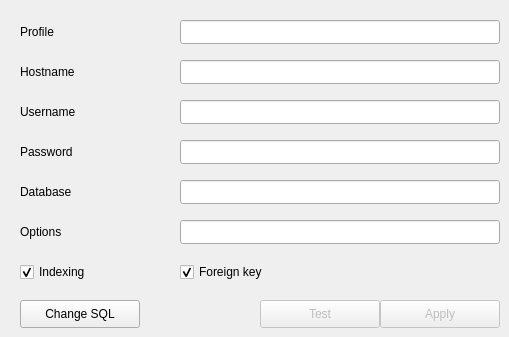
  <widget class="QWidget" name="PostgreSQL">
   <widget class="QLabel" name="label_6">
    <property name="geometry">
     <rect>
      <x>20</x>
      <y>20</y>
      <width>160</width>
      <height>24</height>
     </rect>
    </property>
    <property name="text">
     <string>Profile</string>
    </property>
   </widget>
   <widget class="QLabel" name="label_9">
    <property name="geometry">
     <rect>
      <x>20</x>
      <y>60</y>
      <width>160</width>
      <height>24</height>
     </rect>
    </property>
    <property name="text">
     <string>Hostname</string>
    </property>
   </widget>
   <widget class="QLabel" name="label_8">
    <property name="geometry">
     <rect>
      <x>20</x>
      <y>100</y>
      <width>160</width>
      <height>24</height>
     </rect>
    </property>
    <property name="text">
     <string>Username</string>
    </property>
   </widget>
   <widget class="QLabel" name="label_7">
    <property name="geometry">
     <rect>
      <x>20</x>
      <y>140</y>
      <width>160</width>
      <height>24</height>
     </rect>
    </property>
    <property name="text">
     <string>Password</string>
    </property>
   </widget>
   <widget class="QLabel" name="label_10">
    <property name="geometry">
     <rect>
      <x>20</x>
      <y>180</y>
      <width>160</width>
      <height>24</height>
     </rect>
    </property>
    <property name="text">
     <string>Database</string>
    </property>
   </widget>
   <widget class="QLabel" name="label_25">
    <property name="geometry">
     <rect>
      <x>20</x>
      <y>220</y>
      <width>160</width>
      <height>24</height>
     </rect>
    </property>
    <property name="text">
     <string>Options</string>
    </property>
   </widget>
   <widget class="QLineEdit" name="pqProfileEdit">
    <property name="geometry">
     <rect>
      <x>180</x>
      <y>20</y>
      <width>320</width>
      <height>24</height>
     </rect>
    </property>
   </widget>
   <widget class="QLineEdit" name="pqHostEdit">
    <property name="geometry">
     <rect>
      <x>180</x>
      <y>60</y>
      <width>320</width>
      <height>24</height>
     </rect>
    </property>
   </widget>
   <widget class="QLineEdit" name="pqUserEdit">
    <property name="geometry">
     <rect>
      <x>180</x>
      <y>100</y>
      <width>320</width>
      <height>24</height>
     </rect>
    </property>
   </widget>
   <widget class="QLineEdit" name="pqPassEdit">
    <property name="geometry">
     <rect>
      <x>180</x>
      <y>140</y>
      <width>320</width>
      <height>24</height>
     </rect>
    </property>
    <property name="echoMode">
     <enum>QLineEdit::Password</enum>
    </property>
   </widget>
   <widget class="QLineEdit" name="pqSchemeEdit">
    <property name="geometry">
     <rect>
      <x>180</x>
      <y>180</y>
      <width>320</width>
      <height>24</height>
     </rect>
    </property>
   </widget>
   <widget class="QLineEdit" name="pqOptionEdit">
    <property name="geometry">
     <rect>
      <x>180</x>
      <y>220</y>
      <width>320</width>
      <height>24</height>
     </rect>
    </property>
   </widget>
   <widget class="QCheckBox" name="pqIndexBox">
    <property name="geometry">
     <rect>
      <x>20</x>
      <y>260</y>
      <width>160</width>
      <height>24</height>
     </rect>
    </property>
    <property name="text">
     <string>Indexing</string>
    </property>
    <property name="checked">
     <bool>true</bool>
    </property>
   </widget>
   <widget class="QCheckBox" name="pqForeignBox">
    <property name="geometry">
     <rect>
      <x>180</x>
      <y>260</y>
      <width>160</width>
      <height>24</height>
     </rect>
    </property>
    <property name="text">
     <string>Foreign key</string>
    </property>
    <property name="checked">
     <bool>true</bool>
    </property>
   </widget>
   <widget class="QPushButton" name="pgBackButton">
    <property name="geometry">
     <rect>
      <x>20</x>
      <y>300</y>
      <width>120</width>
      <height>28</height>
     </rect>
    </property>
    <property name="text">
     <string>Change SQL</string>
    </property>
   </widget>
   <widget class="QPushButton" name="pqTestButton">
    <property name="enabled">
     <bool>false</bool>
    </property>
    <property name="geometry">
     <rect>
      <x>260</x>
      <y>300</y>
      <width>120</width>
      <height>28</height>
     </rect>
    </property>
    <property name="text">
     <string>Test</string>
    </property>
   </widget>
   <widget class="QPushButton" name="pqApplyButton">
    <property name="enabled">
     <bool>false</bool>
    </property>
    <property name="geometry">
     <rect>
      <x>380</x>
      <y>300</y>
      <width>120</width>
      <height>28</height>
     </rect>
    </property>
    <property name="text">
     <string>Apply</string>
    </property>
   </widget>
  </widget>
